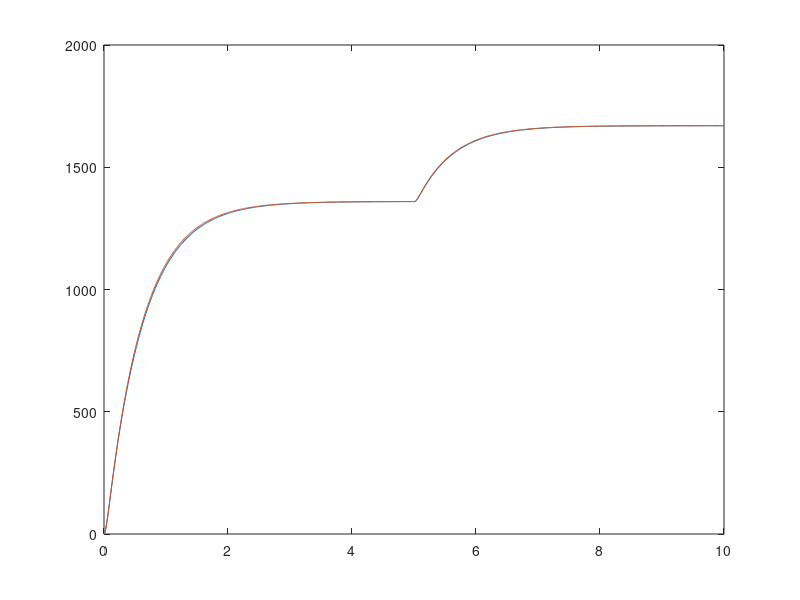

The MATLAB script that drew this image:
close all;
clear all;
clc;



v= 1.4
Ks = 0.5149 * v - 0.1925
%offset = 1360 + 270

 %csvwrite('Filtersimulation.csv',ScopeData);
 %datasim = csvread('sim1.csv');
% 
% Data1 = csvread('stepResponse1670.csv');
% Data2 = csvread('stepResponse1670.2.csv');
 FilterSim = csvread('Filtersimulation.csv');
% Datasim = csvread('sim1.csv');
% 
    time = FilterSim(:,1);
    Data1 = FilterSim(:,2);
    Data2 = FilterSim(:,3);
    
% 
% time   = Data1(:,1);
% angle  = Data1(:,2);
% time2  = Data2(:,1);
% angle2 = Data2(:,2);
% timesim  = Datasim(:,1)*1000;
% anglesim = Datasim(:,2);
% 
% hold;
% P1 = scatter(time,angle,'b');
% P2 = scatter(time2,angle2,'g');
% Psim = plot(timesim,anglesim,'LineWidth',2,'color','r');
% 
    plot(time,Data1);
    hold
    plot(time,Data2);
% 
% xlim([2000 10000]);
% ylim([-50 150]);
% 
% title('Step response at a PWM of 1670 m \cdot s{-1}')
% xlabel('Time [ms]')
% ylabel('Angle [°]')
% 
% legend('First test', 'Second test','Simulation','Location', 'northwest' )
% grid on
% set(gca,'GridLineStyle',':', 'GridColor', 'k', 'GridAlpha', .6)
